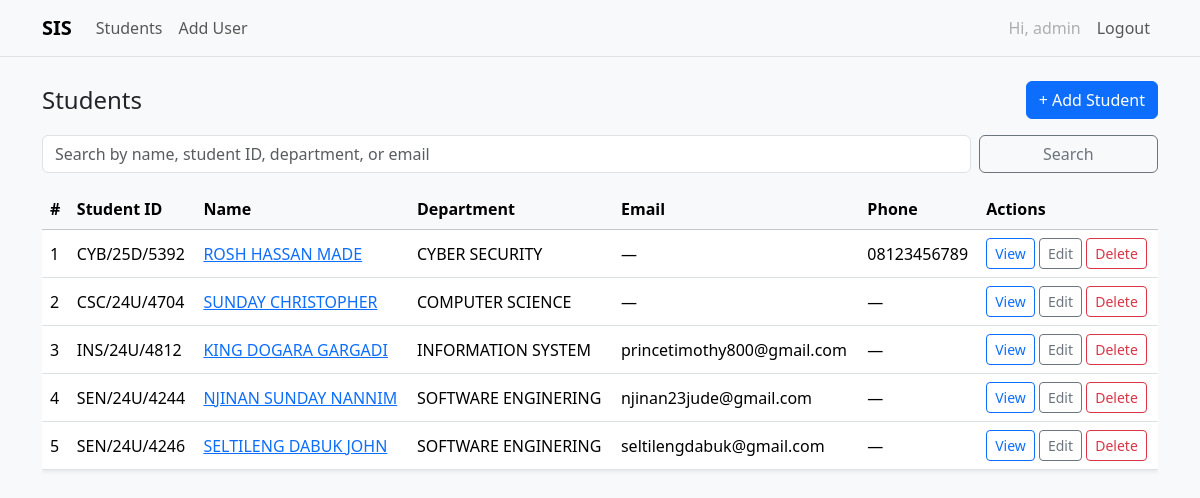
The page /students (signed in) on the database as committed earlier.
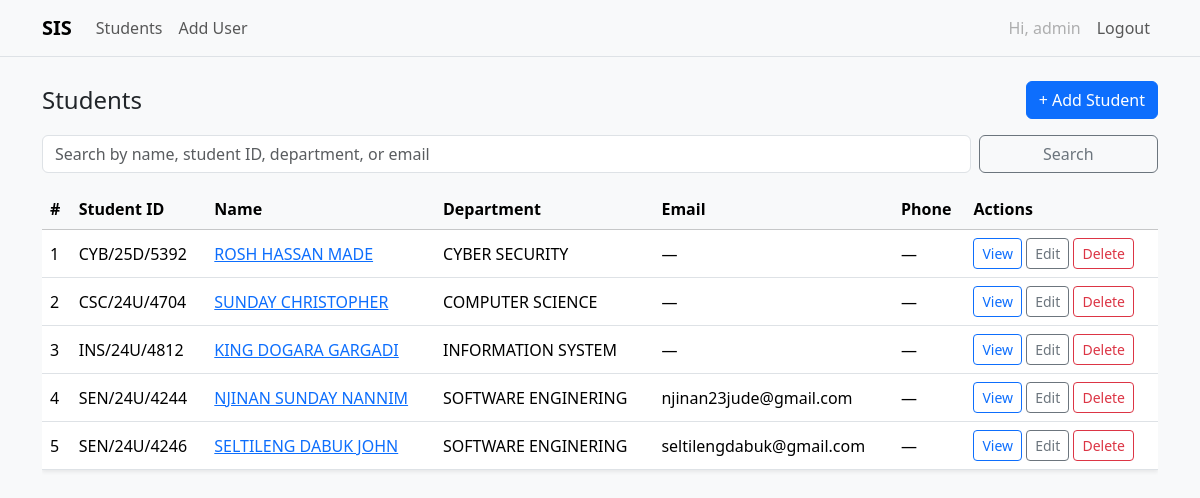
The same page on the database as committed later.
### tables this page shows
CREATE TABLE students (
            id INTEGER PRIMARY KEY AUTOINCREMENT,
            student_id TEXT UNIQUE NOT NULL,
            name TEXT NOT NULL,
            department TEXT NOT NULL,
            email TEXT UNIQUE,
            phone TEXT,
            created_at TEXT NOT NULL
        );

### app.py (the view)
@app.route("/students")
@login_required
def list_students():
    q = request.args.get("q", "").strip()
    db = get_db()
    if q:
        like = f"%{q}%"
        rows = db.execute(
            """SELECT * FROM students
               WHERE name LIKE ? OR student_id LIKE ? OR department LIKE ? OR email LIKE ?
               ORDER BY created_at DESC""",
            (like, like, like, like)
        ).fetchall()
    else:
        rows = db.execute("SELECT * FROM students ORDER BY created_at DESC").fetchall()
    return render_template("students/index.html", students=rows, q=q)

### app.py (called while the page is built)
def get_db():
    if "db" not in g:
        g.db = sqlite3.connect(app.config["DATABASE"])
        g.db.row_factory = sqlite3.Row
    return g.db

def login_required(view):
    @wraps(view)
    def wrapped(*args, **kwargs):
        if "user_id" not in session:
            return redirect(url_for("login", next=request.path))
        return view(*args, **kwargs)
    return wrapped

def get_csrf_token():
    token = session.get("_csrf_token")
    if not token:
        import secrets
        token = secrets.token_hex(16)
        session["_csrf_token"] = token
    return token

### templates/students/index.html (shortened to what this page needs)
{% extends "base.html" %}
{% block content %}
<div class="d-flex align-items-center justify-content-between mb-3">
  <h1 class="h4 mb-0">Students</h1>
  <a class="btn btn-primary" href="{{ url_for('create_student') }}">+ Add Student</a>
</div>
<form class="row g-2 mb-3" method="get">
  <div class="col-sm-10">
    <input name="q" class="form-control" placeholder="Search by name, student ID, department, or email" value="{{ q }}">
  </div>
  <div class="col-sm-2 d-grid">
    <button class="btn btn-outline-secondary">Search</button>
  </div>
</form>
<div class="table-responsive">
<table class="table table-hover bg-white shadow-sm align-middle">
  <thead class="table-light">
    <tr>
      <th>#</th>
      <th>Student ID</th>
      <th>Name</th>
      <th>Department</th>
      <th>Email</th>
      <th>Phone</th>
      <th>Actions</th>
    </tr>
  </thead>
  <tbody>
    {% for s in students %}
    <tr>
      <td>{{ loop.index }}</td>
      <td>{{ s.student_id }}</td>
      <td><a href="{{ url_for('view_student', id=s.id) }}">{{ s.name }}</a></td>
      <td>{{ s.department }}</td>
      <td>{{ s.email or '—' }}</td>
      <td>{{ s.phone or '—' }}</td>
      <td class="text-nowrap">
        <a href="{{ url_for('view_student', id=s.id) }}" class="btn btn-sm btn-outline-primary">View</a>
        <a href="{{ url_for('edit_student', id=s.id) }}" class="btn btn-sm btn-outline-secondary">Edit</a>
        <form method="post" action="{{ url_for('delete_student', id=s.id) }}" class="d-inline" onsubmit="return confirm('Delete this student?');">
          <button class="btn btn-sm btn-outline-danger">Delete</button>
        </form>
      </td>
    </tr>
    {% else %}
    <tr><td colspan="7" class="text-center text-muted">No students found.</td></tr>
    {% endfor %}
  </tbody>
</table>
</div>
{% endblock %}

Rows that differ between the two databases and show on the page:
changed students "CYB/25D/5392": phone "08123456789" → "—"
changed students "INS/24U/4812": email "princetimothy800@gmail.com" → "—"
